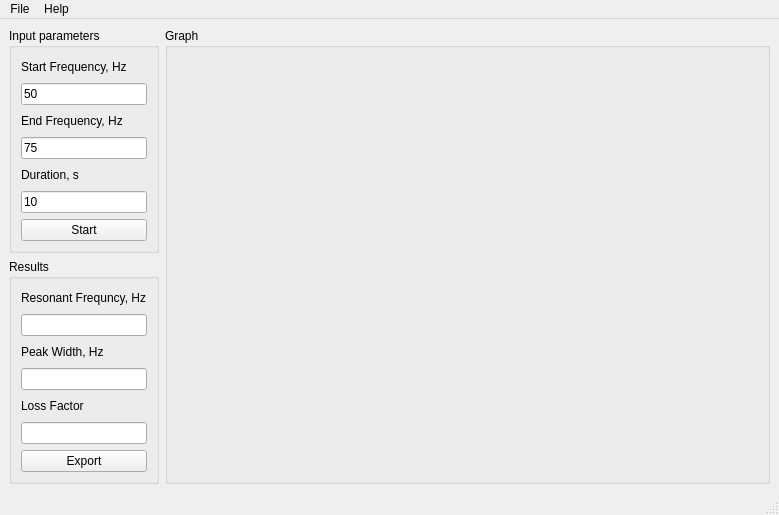
<?xml version="1.0" encoding="UTF-8"?>
<ui version="4.0">
 <class>MainWindow</class>
 <widget class="QMainWindow" name="MainWindow">
  <property name="geometry">
   <rect>
    <x>0</x>
    <y>0</y>
    <width>779</width>
    <height>515</height>
   </rect>
  </property>
  <property name="windowTitle">
   <string>LossFactor Analyzer</string>
  </property>
  <widget class="QWidget" name="centralwidget">
   <layout class="QGridLayout" name="gridLayout_3">
    <item row="1" column="0">
     <layout class="QGridLayout" name="gridLayout_2" columnstretch="0,1">
      <item row="0" column="0">
       <layout class="QVBoxLayout" name="verticalLayout_3">
        <property name="sizeConstraint">
         <enum>QLayout::SizeConstraint::SetFixedSize</enum>
        </property>
        <item>
         <widget class="QGroupBox" name="groupBox">
          <property name="title">
           <string>Input parameters</string>
          </property>
          <layout class="QGridLayout" name="gridLayout_4">
           <item row="0" column="0">
            <layout class="QVBoxLayout" name="verticalLayout">
             <item>
              <widget class="QLabel" name="label">
               <property name="text">
                <string>Start Frequency, Hz</string>
               </property>
              </widget>
             </item>
             <item>
              <widget class="QLineEdit" name="start_freq">
               <property name="text">
                <string>50</string>
               </property>
              </widget>
             </item>
             <item>
              <widget class="QLabel" name="label_2">
               <property name="text">
                <string>End Frequency, Hz</string>
               </property>
              </widget>
             </item>
             <item>
              <widget class="QLineEdit" name="end_freq">
               <property name="text">
                <string>75</string>
               </property>
              </widget>
             </item>
             <item>
              <widget class="QLabel" name="label_3">
               <property name="text">
                <string>Duration, s</string>
               </property>
              </widget>
             </item>
             <item>
              <widget class="QLineEdit" name="duration">
               <property name="text">
                <string>10</string>
               </property>
              </widget>
             </item>
             <item>
              <widget class="QPushButton" name="start_btn">
               <property name="text">
                <string>Start</string>
               </property>
              </widget>
             </item>
            </layout>
           </item>
          </layout>
         </widget>
        </item>
        <item>
         <widget class="QGroupBox" name="groupBox_3">
          <property name="title">
           <string>Results</string>
          </property>
          <layout class="QGridLayout" name="gridLayout_5">
           <item row="0" column="0">
            <layout class="QVBoxLayout" name="verticalLayout_2">
             <item>
              <widget class="QLabel" name="label_5">
               <property name="text">
                <string>Resonant Frequncy, Hz</string>
               </property>
              </widget>
             </item>
             <item>
              <widget class="QLineEdit" name="rs_freq">
               <property name="readOnly">
                <bool>true</bool>
               </property>
              </widget>
             </item>
             <item>
              <widget class="QLabel" name="label_4">
               <property name="text">
                <string>Peak Width, Hz</string>
               </property>
              </widget>
             </item>
             <item>
              <widget class="QLineEdit" name="peak_width">
               <property name="readOnly">
                <bool>true</bool>
               </property>
              </widget>
             </item>
             <item>
              <widget class="QLabel" name="label_6">
               <property name="text">
                <string>Loss Factor</string>
               </property>
              </widget>
             </item>
             <item>
              <widget class="QLineEdit" name="loss_factor">
               <property name="readOnly">
                <bool>true</bool>
               </property>
              </widget>
             </item>
             <item>
              <widget class="QPushButton" name="export_btn">
               <property name="text">
                <string>Export</string>
               </property>
              </widget>
             </item>
            </layout>
           </item>
          </layout>
         </widget>
        </item>
       </layout>
      </item>
      <item row="0" column="1">
       <widget class="QGroupBox" name="groupBox_2">
        <property name="title">
         <string>Graph</string>
        </property>
        <layout class="QGridLayout" name="gridLayout">
         <item row="0" column="0">
          <widget class="QChartView" name="chartView" native="true">
           <property name="minimumSize">
            <size>
             <width>0</width>
             <height>0</height>
            </size>
           </property>
          </widget>
         </item>
        </layout>
       </widget>
      </item>
     </layout>
    </item>
   </layout>
  </widget>
  <widget class="QStatusBar" name="statusBar"/>
  <widget class="QMenuBar" name="menuBar">
   <property name="geometry">
    <rect>
     <x>0</x>
     <y>0</y>
     <width>779</width>
     <height>21</height>
    </rect>
   </property>
   <widget class="QMenu" name="menuFile">
    <property name="title">
     <string>File</string>
    </property>
    <addaction name="actionCOM_Port_Settings"/>
    <addaction name="separator"/>
    <addaction name="actionAudio_Settings"/>
    <addaction name="separator"/>
    <addaction name="separator"/>
    <addaction name="separator"/>
    <addaction name="actionExit"/>
   </widget>
   <widget class="QMenu" name="menuHelp">
    <property name="title">
     <string>Help</string>
    </property>
    <addaction name="actionAbout"/>
   </widget>
   <addaction name="menuFile"/>
   <addaction name="menuHelp"/>
  </widget>
  <action name="actionAbout">
   <property name="text">
    <string>About</string>
   </property>
  </action>
  <action name="actionCOM_Port_Settings">
   <property name="text">
    <string>COM Port Settings</string>
   </property>
  </action>
  <action name="actionAudio_Settings">
   <property name="text">
    <string>Audio Settings</string>
   </property>
  </action>
  <action name="action_5">
   <property name="text">
    <string>----</string>
   </property>
  </action>
  <action name="actionExit">
   <property name="text">
    <string>Exit</string>
   </property>
  </action>
 </widget>
 <customwidgets>
  <customwidget>
   <class>QChartView</class>
   <extends>QWidget</extends>
   <header location="global">qchartview.h</header>
   <container>1</container>
  </customwidget>
 </customwidgets>
 <resources/>
 <connections/>
</ui>
